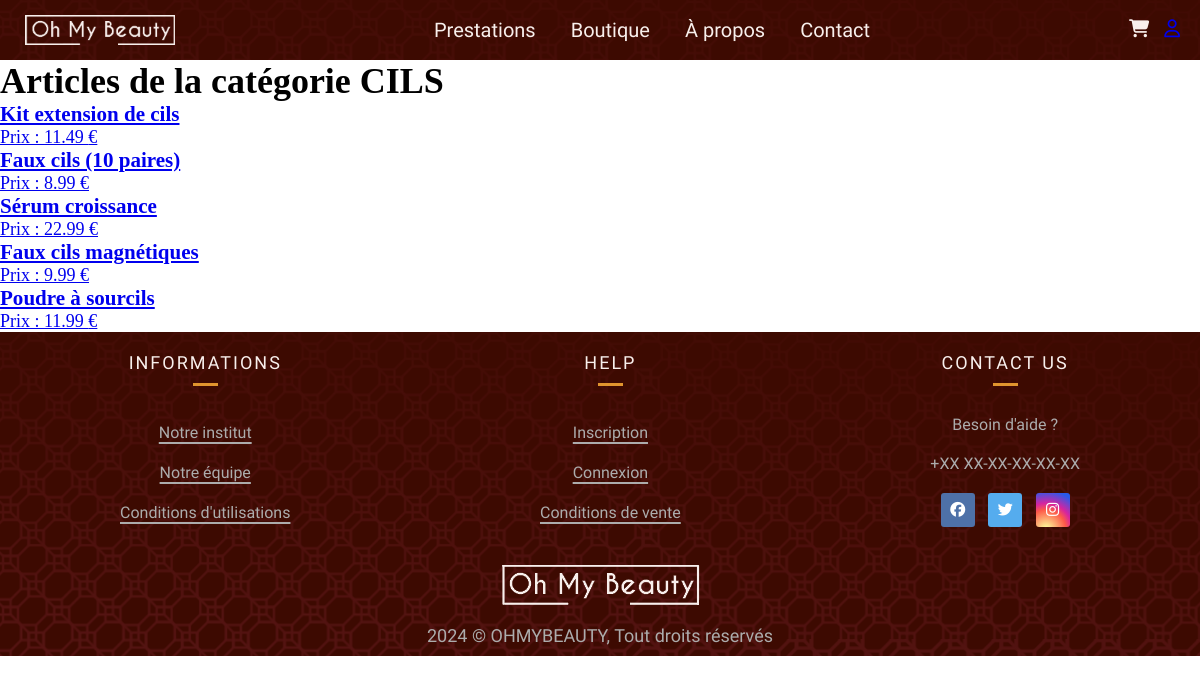
Screenshot of /index.php?action=voirArticlesParCategorie&id_categorie=1 with the database file from the repository.
### tables this page shows
CREATE TABLE IF NOT EXISTS `categorie` (
  `id_categorie` int NOT NULL AUTO_INCREMENT,
  `designation` varchar(50) NOT NULL,
  PRIMARY KEY (`id_categorie`)
);

CREATE TABLE IF NOT EXISTS `produit` (
  `id_produit` int NOT NULL AUTO_INCREMENT,
  `designation` varchar(50) NOT NULL,
  `prix` decimal(15,2) NOT NULL,
  `image` varchar(255) DEFAULT NULL,
  `description` varchar(500) DEFAULT NULL,
  `id_categorie` int NOT NULL,
  PRIMARY KEY (`id_produit`),
  KEY `id_categorie` (`id_categorie`),
  CONSTRAINT `produit_ibfk_1` FOREIGN KEY (`id_categorie`) REFERENCES `categorie` (`id_categorie`)
);

### app/Connect.php (called while the page is built, shortened)
<?php
abstract class Connect {
    public static function seConnecter(){
        try {
            return new \PDO(
                "mysql:host=".self::HOST.";dbname=".self::DB.";charset=utf8", self::USER, self::PASS);
        } catch (\PDOException $ex) {
            return $ex->getMessage();
        }
    }
}

### model/managers/CategorieManager.php (called while the page is built, shortened)
<?php
class CategorieManager {
    private $db;
    public function __construct() {
        $this->db = Connect::seConnecter();
    }
    public function obtenirNomCategorie($id_categorie) {
        $requete = "
            SELECT designation
            FROM categorie
            WHERE id_categorie = :id_categorie
        ";
        $stmt = $this->db->prepare($requete);
        $stmt->bindParam(':id_categorie', $id_categorie, \PDO::PARAM_INT);
        $stmt->execute();
        return $stmt->fetchColumn();
    }
}

### model/managers/ProduitManager.php (called while the page is built, shortened)
<?php
class ProduitManager {
    private $db;
    public function __construct() {
        $this->db = Connect::seConnecter();
    }
    public function obtenirArticlesParCategorie($id_categorie) {
        $requete = "
            SELECT id_produit, designation, prix, image
            FROM produit
            WHERE id_categorie = :id_categorie
        ";
        $stmt = $this->db->prepare($requete);
        $stmt->bindParam(':id_categorie', $id_categorie, \PDO::PARAM_INT);
        $stmt->execute();
        return $stmt->fetchAll();
    }
}

### view/vueArticlesCategorie.php (the view, shortened to what this page needs)
<h1>Articles de la catégorie <?= htmlspecialchars($categorieNom); ?></h1>
<div class="articles-container">
    <?php foreach ($articles as $article) { ?>
        <div class="article">
            <a href="index.php?action=voirArticle&id_article=<?= $article['id_produit']; ?>">
                <h3><?= htmlspecialchars($article['designation']); ?></h3>
                <p>Prix : <?= $article['prix']; ?> €</p>
            </a>
        </div>
    <?php } ?>
</div>
<?php
require "template.php";
?>

### public/css/style.css (style rules this page uses)
:root { --bordeau : #691E22; --or : #D9912B; --crimson : #3D0A01; --bcasse : #FAE3D3; --blanc : #F8EFEC; --rufina : "Rufina", serif;; --oxygen : "Oxygen", sans-serif; }
* { margin: 0; padding: 0; vertical-align: top; box-sizing: border-box; }
html { font-size: 18px; height: 100%; }

### rows the page displays
categorie: designation "CILS"
produit: designation "Kit extension de cils", prix "11.49"
produit: designation "Faux cils (10 paires)", prix "8.99"
produit: designation "Sérum croissance", prix "22.99"
produit: designation "Faux cils magnétiques", prix "9.99"
produit: designation "Poudre à sourcils", prix "11.99"
